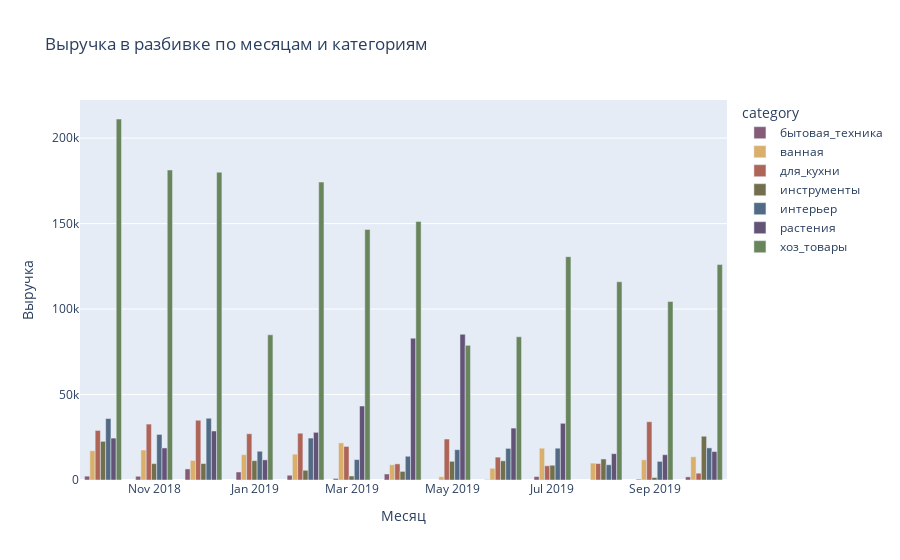

Write notebook code for a chart like this one.
### Code cell
fig = px.bar(
    rev_cat_season, 
    x='month_year', 
    y='revenue', 
    color='category', 
    barmode='group', 
    title='Выручка в разбивке по месяцам и категориям',
    color_discrete_sequence=px.colors.qualitative.Antique,
    labels={"month_year": "Месяц",
            "revenue": "Выручка"}
)
fig.show()

### Figure 1 — Plotly figure (JSON) as saved in the notebook; plotly's stock layout.template omitted (floating-point values rounded to 4 significant figures)
{"data": [{"alignmentgroup": "True", "hovertemplate": "category=бытовая_техника<br>Месяц=%{x}<br>Выручка=%{y}<extra></extra>", "legendgroup": "бытовая_техника", "marker": {"color": "rgb(133, 92, 117)", "pattern": {"shape": ""}}, "name": "бытовая_техника", "offsetgroup": "бытовая_техника", "orientation": "v", "showlegend": true, "textposition": "auto", "type": "bar", "x": ["2018-10", "2018-11", "2018-12", "2019-01", "2019-02", "2019-03", "2019-04", "2019-06", "2019-07", "2019-09", "2019-10"], "xaxis": "x", "y": [2248, 2180, 6475, 4691, 2796, 922, 3523, 164, 2023, 471, 1833], "yaxis": "y"}, {"alignmentgroup": "True", "hovertemplate": "category=ванная<br>Месяц=%{x}<br>Выручка=%{y}<extra></extra>", "legendgroup": "ванная", "marker": {"color": "rgb(217, 175, 107)", "pattern": {"shape": ""}}, "name": "ванная", "offsetgroup": "ванная", "orientation": "v", "showlegend": true, "textposition": "auto", "type": "bar", "x": ["2018-10", "2018-11", "2018-12", "2019-01", "2019-02", "2019-03", "2019-04", "2019-05", "2019-06", "2019-07", "2019-08", "2019-09", "2019-10"], "xaxis": "x", "y": [17090, 17531, 11438, 14837, 15103, 21722, 8938, 1923, 6857, 18607, 9883, 11792, 13584], "yaxis": "y"}, {"alignmentgroup": "True", "hovertemplate": "category=для_кухни<br>Месяц=%{x}<br>Выручка=%{y}<extra></extra>", "legendgroup": "для_кухни", "marker": {"color": "rgb(175, 100, 88)", "pattern": {"shape": ""}}, "name": "для_кухни", "offsetgroup": "для_кухни", "orientation": "v", "showlegend": true, "textposition": "auto", "type": "bar", "x": ["2018-10", "2018-11", "2018-12", "2019-01", "2019-02", "2019-03", "2019-04", "2019-05", "2019-06", "2019-07", "2019-08", "2019-09", "2019-10"], "xaxis": "x", "y": [28984, 32712, 34964, 27074, 27360, 19638, 9445, 23968, 13388, 8321, 9620, 34090, 3983], "yaxis": "y"}, {"alignmentgroup": "True", "hovertemplate": "category=инструменты<br>Месяц=%{x}<br>Выручка=%{y}<extra></extra>", "legendgroup": "инструменты", "marker": {"color": "rgb(115, 111, 76)", "pattern": {"shape": ""}}, "name": "инструменты", "offsetgroup": "инструменты", "orientation": "v", "showlegend": true, "textposition": "auto", "type": "bar", "x": ["2018-10", "2018-11", "2018-12", "2019-01", "2019-02", "2019-03", "2019-04", "2019-05", "2019-06", "2019-07", "2019-08", "2019-09", "2019-10"], "xaxis": "x", "y": [22624, 9587, 9645, 11319, 5687, 2353, 5045, 10944, 11230, 8633, 12297, 1462, 25611], "yaxis": "y"}, {"alignmentgroup": "True", "hovertemplate": "category=интерьер<br>Месяц=%{x}<br>Выручка=%{y}<extra></extra>", "legendgroup": "интерьер", "marker": {"color": "rgb(82, 106, 131)", "pattern": {"shape": ""}}, "name": "интерьер", "offsetgroup": "интерьер", "orientation": "v", "showlegend": true, "textposition": "auto", "type": "bar", "x": ["2018-10", "2018-11", "2018-12", "2019-01", "2019-02", "2019-03", "2019-04", "2019-05", "2019-06", "2019-07", "2019-08", "2019-09", "2019-10"], "xaxis": "x", "y": [35959, 26661, 36127, 16812, 24524, 11936, 13890, 17739, 18496, 18602, 8918, 10888, 18786], "yaxis": "y"}, {"alignmentgroup": "True", "hovertemplate": "category=растения<br>Месяц=%{x}<br>Выручка=%{y}<extra></extra>", "legendgroup": "растения", "marker": {"color": "rgb(98, 83, 119)", "pattern": {"shape": ""}}, "name": "растения", "offsetgroup": "растения", "orientation": "v", "showlegend": true, "textposition": "auto", "type": "bar", "x": ["2018-10", "2018-11", "2018-12", "2019-01", "2019-02", "2019-03", "2019-04", "2019-05", "2019-06", "2019-07", "2019-08", "2019-09", "2019-10"], "xaxis": "x", "y": [24512, 18750, 28677, 11782, 27885, 43286, 82998, 85232, 30366, 33173, 15408, 14793, 16645], "yaxis": "y"}, {"alignmentgroup": "True", "hovertemplate": "category=хоз_товары<br>Месяц=%{x}<br>Выручка=%{y}<extra></extra>", "legendgroup": "хоз_товары", "marker": {"color": "rgb(104, 133, 92)", "pattern": {"shape": ""}}, "name": "хоз_товары", "offsetgroup": "хоз_товары", "orientation": "v", "showlegend": true, "textposition": "auto", "type": "bar", "x": ["2018-10", "2018-11", "2018-12", "2019-01", "2019-02", "2019-03", "2019-04", "2019-05", "2019-06", "2019-07", "2019-08", "2019-09", "2019-10"], "xaxis": "x", "y": [211195, 181379, 180077, 84947, 174292, 146572, 151294, 78768, 83783, 130656, 115974, 104455, 126048], "yaxis": "y"}], "layout": {"autosize": true, "barmode": "group", "legend": {"title": {"text": "category"}, "tracegroupgap": 0}, "title": {"text": "Выручка в разбивке по месяцам и категориям"}, "xaxis": {"anchor": "y", "autorange": true, "domain": [0, 1], "range": ["2018-09-17", "2019-10-15"], "title": {"text": "Месяц"}, "type": "date"}, "yaxis": {"anchor": "x", "autorange": true, "domain": [0, 1], "range": [0, 222300.0], "title": {"text": "Выручка"}, "type": "linear"}}}
